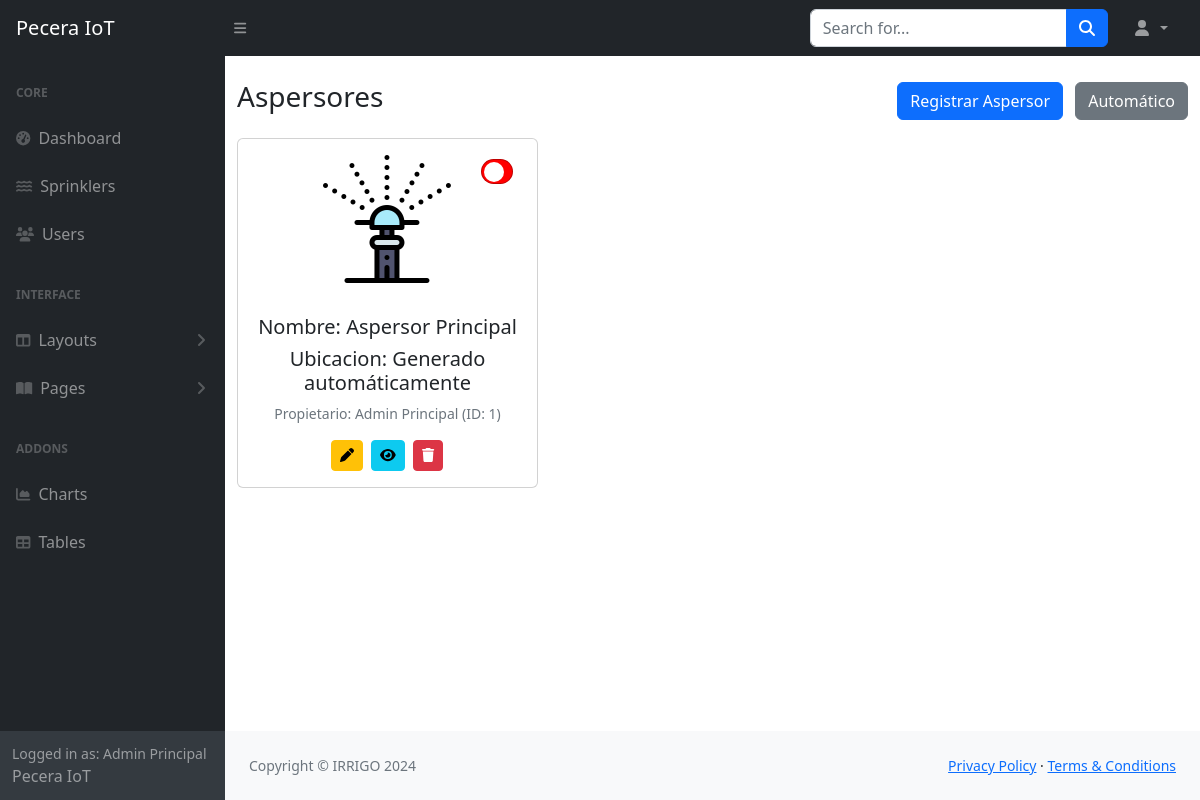
/aspersores/ (signed in), run on an earlier commit of the app's database.
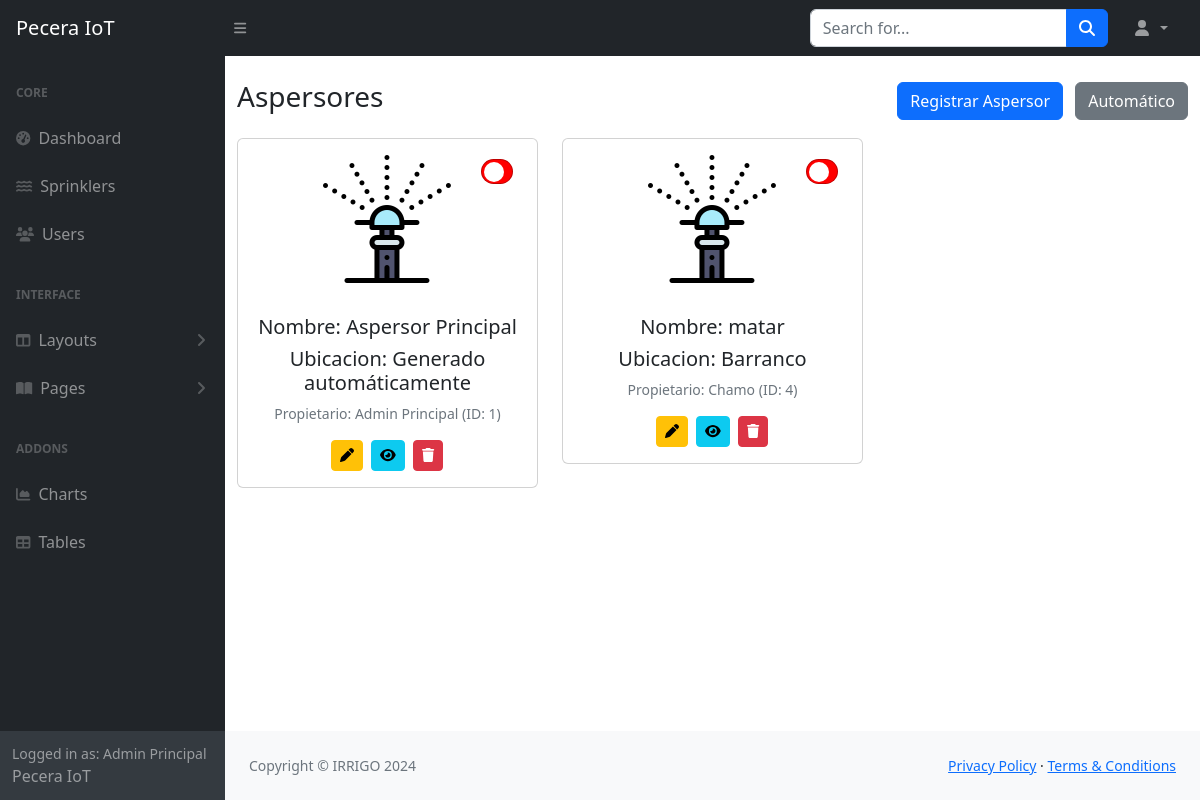
And on a later commit of the database.
### tables this page shows
CREATE TABLE usuarios (
                id_usuario INTEGER PRIMARY KEY AUTOINCREMENT,
                nombre VARCHAR(100) NOT NULL,
                correo VARCHAR(150) UNIQUE NOT NULL,
                contrasena VARCHAR(255) NOT NULL,
                tipo_usuario TEXT CHECK(tipo_usuario IN ('admin', 'usuario')) NOT NULL DEFAULT 'usuario',
                fecha_creacion TIMESTAMP DEFAULT CURRENT_TIMESTAMP
            );

CREATE TABLE aspersores (
                id_aspersor INTEGER PRIMARY KEY AUTOINCREMENT,
                id_usuario INTEGER NOT NULL,
                nombre VARCHAR(100) NOT NULL,
                ubicacion VARCHAR(255),
                estado TEXT CHECK(estado IN ('activo', 'inactivo')) NOT NULL DEFAULT 'inactivo',
                fecha_creacion TIMESTAMP DEFAULT CURRENT_TIMESTAMP,
                FOREIGN KEY (id_usuario) REFERENCES usuarios(id_usuario) ON DELETE CASCADE
            );

### app.py (the view, shortened to what this page needs)
@app.route('/aspersores/', defaults={'id_usuario': None}, methods=['GET'])
@app.route('/aspersores/<int:id_usuario>', methods=['GET'])
def aspersores(id_usuario):
    if 'id_usuario' not in session:
        return redirect(url_for('login'))
    tipo_usuario = session['tipo_usuario']
    usuario_actual = session['id_usuario']
    print(f"DEBUG - Accediendo a aspersores. Usuario: {usuario_actual}, Tipo: {tipo_usuario}, ID solicitado: {id_usuario}")
    if id_usuario is None:
        if tipo_usuario == 'admin':
            id_usuario = 'all'  # Marcador para mostrar todos
        else:
            id_usuario = usuario_actual  # Usuario normal solo ve los suyos
    elif tipo_usuario != 'admin' and id_usuario != usuario_actual:
        flash('No tienes permiso para ver estos aspersores.', 'error')
        return redirect(url_for('aspersores'))
    connection = get_db_connection()
    if not connection:
        flash('Error al conectar con la base de datos.', 'error')
        return redirect(url_for('aspersores'))
    try:
        cursor = connection.cursor()
        if id_usuario == 'all':
            print("DEBUG - Admin viendo TODOS los aspersores")
            cursor.execute("""
                SELECT a.id_aspersor, a.nombre, a.ubicacion, a.estado, a.id_usuario, u.nombre as nombre_usuario
                FROM aspersores a
                LEFT JOIN usuarios u ON a.id_usuario = u.id_usuario
                ORDER BY a.id_usuario, a.id_aspersor
            """)
            aspersores = cursor.fetchall()
            mostrar_todos = True
        cursor.close()
        connection.close()
        print(f"DEBUG - Se encontraron {len(aspersores)} aspersores")
        id_usuario_visto = None if mostrar_todos else id_usuario
        return render_template('sprinklers.html',
                       aspersores=aspersores,
                       nombre_usuario=session['nombre_usuario'],
                       tipo_usuario=tipo_usuario,
                       mostrar_todos=mostrar_todos,
                       id_usuario_visto=id_usuario_visto)
    except Exception as e:
        print(f"Error al obtener aspersores: {e}")
        flash('Error al obtener los aspersores.', 'error')
        return redirect(url_for('aspersores'))

### app.py (called while the page is built)
def get_db_connection():
    try:
        connection = sqlite3.connect(DATABASE)
        connection.row_factory = sqlite3.Row  # Para acceder a columnas por nombre
        return connection
    except Exception as e:
        print(f"Error al conectar a la base de datos: {e}")
        return None

### templates/sprinklers.html (shortened to what this page needs)
{% extends "base2.html" %}
{% block content %}
                <div class="container mt-4">
                    <div class="d-flex justify-content-between align-items-center mb-3">
                        <h1 class="h3">Aspersores</h1>
                        <div>
                            <button class="btn btn-primary me-2" data-bs-toggle="modal" data-bs-target="#registrarAspersorModal">Registrar Aspersor</button>
                            <button class="btn btn-secondary" id="modoAutomaticoManual">Automático</button>
                        </div>
                    </div>
                    <div class="row">
                        {% for aspersor in aspersores %}
                        <div class="col-md-4 mb-3">
                            <div class="card">
                                <img src="{{ url_for('static', filename='assets/img/aspersor.png') }}" class="card-img-top mx-auto my-3" alt="Aspersor" style="width: 128px; height: 128px; ">
                                <div class="card-body text-center">
                                    <h5 class="card-title">Nombre: {{ aspersor.nombre }}</h5>
                                    <h5 class="card-title">Ubicacion: {{ aspersor.ubicacion }}</h5>
                                    {% if mostrar_todos %}
                                    <p class="text-muted small">Propietario: {{ aspersor.nombre_usuario or 'Desconocido' }} (ID: {{ aspersor.id_usuario }})</p>
                                    {% endif %}
                                    <div class="position-absolute top-0 end-0 p-3">
                                        <div class="form-check form-switch">
                                            <input
                                                class="form-check-input estado-switch custom-switch"
                                                type="checkbox"
                                                role="switch"
                                                id="estadoSwitch{{ aspersor.id_aspersor }}"
                                                data-id="{{ aspersor.id_aspersor }}">
                                        </div>
                                    </div>
                                    <div class="d-flex justify-content-center mt-3">
                                        <button class="btn btn-warning btn-sm me-2 editar-aspersor" data-id="{{aspersor.id_aspersor}}" data-nombre="{{aspersor.nombre}}" data-ubicacion="{{aspersor.ubicacion}}" data-bs-toggle="modal" data-bs-target="#editarAspersorModal"><i class="fas fa-pen"></i></button>
                                        <button class="btn btn-info btn-sm me-2" onclick="window.location.href='/calendar/{{ aspersor.id_aspersor}}'">
                                            <i class="fas fa-eye"></i>
                                        </button>
                                        <button class="btn btn-danger btn-sm eliminar-aspersor" data-id="{{aspersor.id_aspersor}}"><i class="fas fa-trash"></i></button>
                                    </div>
                                </div>
                            </div>
                        </div>
                        {% endfor %}
                    </div>
                </div>
            </main>
{% endblock %}

### templates/base2.html (shortened to what this page needs)
<!DOCTYPE html>
<html lang="en">
    <head>
        <link href="https://cdn.jsdelivr.net/npm/simple-datatables@7.1.2/dist/style.min.css" rel="stylesheet" />
        <link href="{{ url_for('static', filename='css/styles.css') }}" rel="stylesheet" />
    </head>
    <body class="sb-nav-fixed">
        <nav class="sb-topnav navbar navbar-expand navbar-dark bg-dark">
            <a class="navbar-brand ps-3" href="{{ url_for('dashboard') }}">Pecera IoT</a>
            <button class="btn btn-link btn-sm order-1 order-lg-0 me-4 me-lg-0" id="sidebarToggle" href="#!"><i class="fas fa-bars"></i></button>
            <form class="d-none d-md-inline-block form-inline ms-auto me-0 me-md-3 my-2 my-md-0">
                <div class="input-group">
                    <input class="form-control" type="text" placeholder="Search for..." aria-label="Search for..." aria-describedby="btnNavbarSearch" />
                    <button class="btn btn-primary" id="btnNavbarSearch" type="button"><i class="fas fa-search"></i></button>
                </div>
            </form>
            <ul class="navbar-nav ms-auto ms-md-0 me-3 me-lg-4">
                <li class="nav-item dropdown">
                    <a class="nav-link dropdown-toggle" id="navbarDropdown" href="#" role="button" data-bs-toggle="dropdown" aria-expanded="false">
                    <i class="fas fa-user fa-fw"></i>
                </a>
                </li>
            </ul>
        </nav>
        <div id="layoutSidenav">
            <div id="layoutSidenav_nav">
                <nav class="sb-sidenav accordion sb-sidenav-dark" id="sidenavAccordion">
                    <div class="sb-sidenav-menu">
                        <div class="nav">
                            <div class="sb-sidenav-menu-heading">Core</div>
                            <a class="nav-link" href="{{ url_for('dashboard') }}">
                                <div class="sb-nav-link-icon"><i class="fas fa-tachometer-alt"></i></div>
                                Dashboard
                            </a>
                            <a class="nav-link" href="{{ url_for('aspersores') }}">
                                <div class="sb-nav-link-icon"><i class="fas fa-water"></i></div>
                                Sprinklers
                            </a>
                        {% if tipo_usuario == "admin" %}
                        <a class="nav-link" href="{{ url_for('users') }}">
                            <div class="sb-nav-link-icon"><i class="fas fa-users"></i></div>
                            Users
                        </a>
                        {% endif %}
                            <div class="sb-sidenav-menu-heading">Interface</div>
                            <a class="nav-link collapsed" href="#" data-bs-toggle="collapse" data-bs-target="#collapseLayouts" aria-expanded="false" aria-controls="collapseLayouts">
                                <div class="sb-nav-link-icon"><i class="fas fa-columns"></i></div>
                                Layouts
                                <div class="sb-sidenav-collapse-arrow"><i class="fas fa-angle-down"></i></div>
                            </a>
                            <a class="nav-link collapsed" href="#" data-bs-toggle="collapse" data-bs-target="#collapsePages" aria-expanded="false" aria-controls="collapsePages">
                                <div class="sb-nav-link-icon"><i class="fas fa-book-open"></i></div>
                                Pages
                                <div class="sb-sidenav-collapse-arrow"><i class="fas fa-angle-down"></i></div>
                            </a>
                            <div class="sb-sidenav-menu-heading">Addons</div>
                            <a class="nav-link" href="{{ url_for('charts') }}">
                                <div class="sb-nav-link-icon"><i class="fas fa-chart-area"></i></div>
                                Charts
                            </a>
                            <a class="nav-link" href="{{ url_for('tables') }}">
                                <div class="sb-nav-link-icon"><i class="fas fa-table"></i></div>
                                Tables
                            </a>
                        </div>
                    </div>
                    <div class="sb-sidenav-footer">
                        <div class="small">Logged in as: {{ nombre_usuario }}</div>
                        Pecera IoT
                    </div>
                </nav>
            </div>
            <div id="layoutSidenav_content">
                <main>
                    {% block content %}{% endblock %}
                <footer class="py-4 bg-light mt-auto">
                    <div class="container-fluid px-4">
                        <div class="d-flex align-items-center justify-content-between small">
                            <div class="text-muted">Copyright &copy; IRRIGO 2024</div>
                            <div>
                                <a href="#">Privacy Policy</a>
                                &middot;
                                <a href="#">Terms &amp; Conditions</a>
                            </div>
                        </div>
                    </div>
                </footer>
            </div>
        </div>
    </body>
</html>

### templates/sprinklers.html (style rules this page uses)
.custom-switch { width: 60px; height: 25px; background-color: red; border-radius: 30px; position: relative; appearance: none; cursor: pointer; outline: none; transition: background-color 0.3s ease-in-out; }
.custom-switch::before { content: ''; width: 20px; height: 20px; background-color: white; border-radius: 50%; position: absolute; top: 2.5px; left: 2.5px; transition: transform 0.3s ease-in-out; }

What changed in the data, as far as the page shows it:
added aspersores: nombre "matar", ubicacion "Barranco", nombre "Chamo", id_usuario "4"
